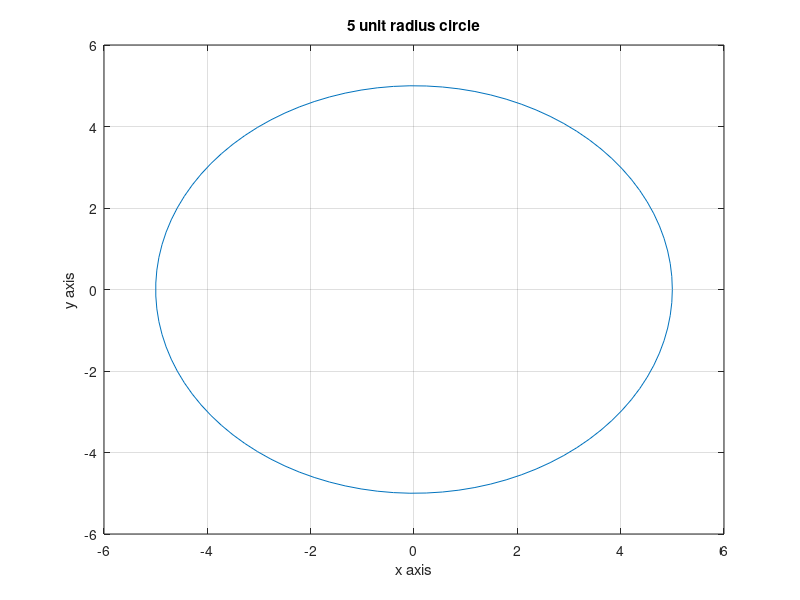

MATLAB code to generate this figure:
%Draw a circle using plot function of matlab of radius 5

radius=5;

theta=linspace(0,2*pi,100);

x=radius * cos(theta);
y=radius * sin(theta);

plot(x,y);
grid on;
xlabel('x axis');
ylabel('y axis');
title('5 unit radius circle');
xlim([-6 6]);
ylim([-6 6]);